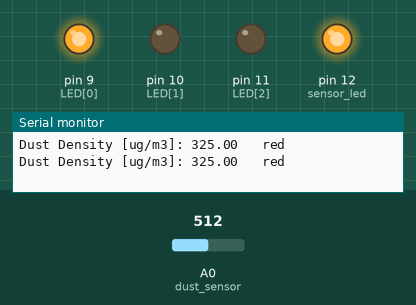
The sketch below on a simulated Arduino Uno, built with avr-gcc and run on an emulated ATmega328P. Shown: output pins drawn as LEDs (lit = HIGH), the last lines printed to the serial monitor. Inputs (shaded band) come from the test bench; at power-on: A0 (dust_sensor) = 512.

Above: at 2.8 s.
2.9 s: A0 (dust_sensor) set to 312
5.6 s: A0 (dust_sensor) set to 287
At 6.7 s:
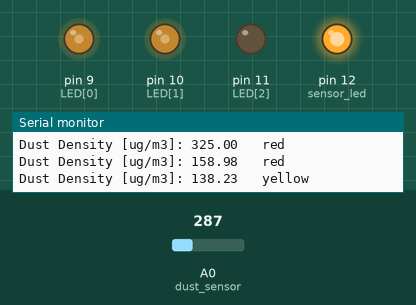
8.3 s: A0 (dust_sensor) set to 231
11.2 s: A0 (dust_sensor) set to 201
At 12.4 s:
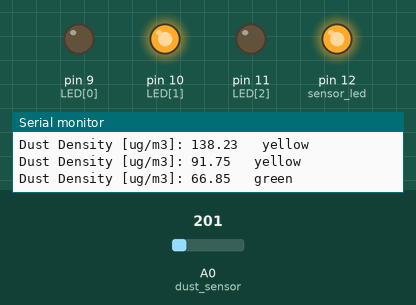
13.9 s: A0 (dust_sensor) set to 151
At 14.4 s:
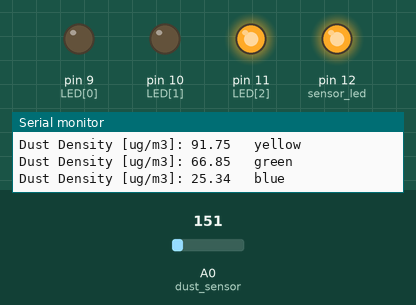
16.6 s: A0 (dust_sensor) set to 306
At 19.4 s:
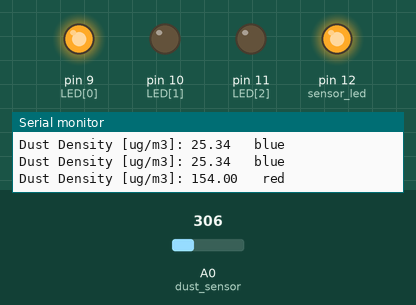
Timing chart, 0 to 20.6 s (numbered marks = the images above; inputs shaded):
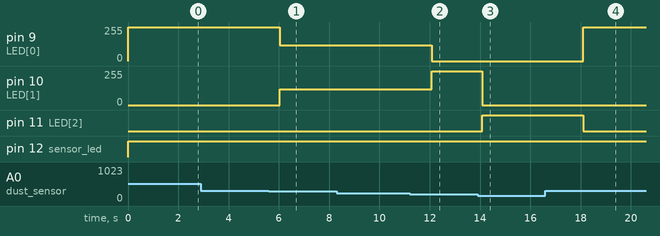

The sketch:

fine_dust.ino
```cpp
const int dust_sensor = A0;   // 미세먼지 핀 번호
const int LED[3] = {9, 10, 11}; //결과값 LED 표현

float dust_value = 0;  // 센서에서 입력 받은 미세먼지 값
float dustDensityug = 0; // ug/m^3 값을 계산

int sensor_led = 12;      // 미세먼지 센서 안에 있는 적외선 led 핀 번호
int sampling = 280;    // 적외선 led를 키고, 센서 값을 읽어 들여 미세먼지를 측정하는 샘플링 시간
int waiting = 40;
float stop_time = 9680;   // 센서를 구동하지 않는 시간

void setup() {
  Serial.begin(9600);   // 시리얼 모니터 시작, 속도는 9600
  pinMode(sensor_led, OUTPUT); // 미세먼지 적외선 led를 출력으로 설정

  for (int i = 0; i < 3; i++) {
    pinMode(LED[i], OUTPUT);
  }
  setLED(0, 0, 0);
}

void loop() {
  digitalWrite(sensor_led, LOW);    // LED 켜기
  delayMicroseconds(sampling);   // 샘플링해주는 시간.

  dust_value = analogRead(dust_sensor); // 센서 값 읽어오기
  delayMicroseconds(waiting);  // 너무 많은 데이터 입력을 피해주기 위해 잠시 멈춰주는 시간.

  digitalWrite(sensor_led, HIGH); // LED 끄기
  delayMicroseconds(stop_time);   // LED 끄고 대기

  dustDensityug = (0.17 * (dust_value * (5.0 / 1024)) - 0.1) * 1000;    // 미세먼지 값 계산
  Serial.print("Dust Density [ug/m3]: ");            // 시리얼 모니터에 미세먼지 값 출력
  Serial.print(dustDensityug);

  if (dustDensityug <= 40.0) {     // 대기 중 미세먼지가 좋음 일 때 파란색 출력
    setLED(0, 0, 255);
    Serial.print("   ");
    Serial.println("blue");
  } else if (40.0 < dustDensityug && dustDensityug <= 80.0) {    // 대기 중 미세먼지가 보통 일 때 녹색 출력
    setLED(0, 255, 0);
    Serial.print("   ");
    Serial.println("green");
  } else if (80.0 < dustDensityug && dustDensityug <= 150.0) {   // 대기 중 미세먼지가 나쁨 일 때 노란색 출력
    setLED(120, 120, 0);
    Serial.print("   ");
    Serial.println("yellow");
  } else {                                                    // 대기 중 미세먼지가 매우 나쁨 일 때 빨간색 출력
    setLED(255, 0, 0);
    Serial.print("   ");
    Serial.println("red");
  }
  delay(2000);
}


void setLED(int set_R, int set_G, int set_B) {
  analogWrite(LED[0], set_R);
  analogWrite(LED[1], set_G);
  analogWrite(LED[2], set_B);
}
```

Measured:
- the behaviour switches between 302 and 301 on A0 (dust_sensor) (found by bisection; images 0 and 1)
- the behaviour switches between 217 and 216 on A0 (dust_sensor) (found by bisection; images 1 and 2)
- the behaviour switches between 169 and 168 on A0 (dust_sensor) (found by bisection; images 2 and 3)
- after the input at 5.6 s, pin 9 (LED[0]): 255/255 → 120/255 after 0.44 s; pin 10 (LED[1]): 0/255 → 120/255 after 0.44 s
- after the input at 11.2 s, pin 9 (LED[0]): 120/255 → 0/255 after 0.88 s; pin 10 (LED[1]): 120/255 → 255/255 after 0.88 s
- after the input at 13.9 s, pin 10 (LED[1]): 255/255 → 0/255 after 0.19 s; pin 11 (LED[2]): LOW → HIGH after 0.19 s
- after the input at 16.6 s, pin 9 (LED[0]): 0/255 → 255/255 after 1.5 s; pin 11 (LED[2]): HIGH → LOW after 1.5 s
